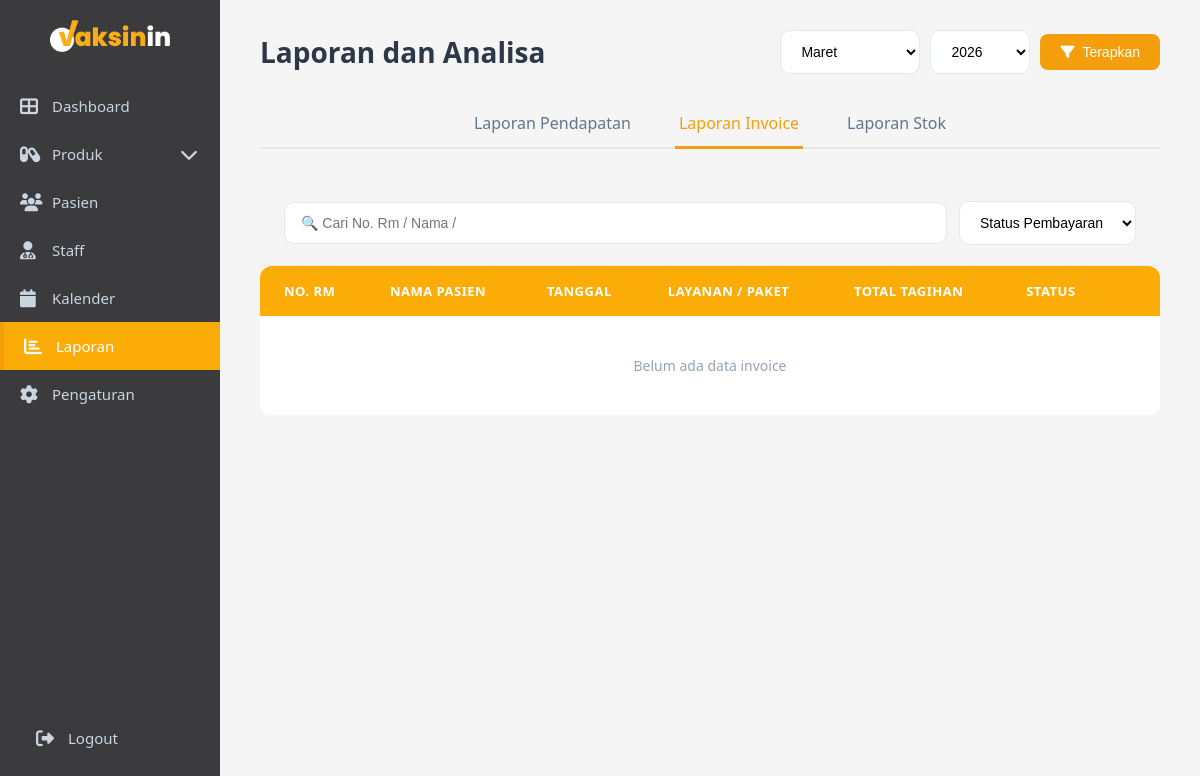
The page /admin/laporan.php?tab=invoice on the database as committed earlier.
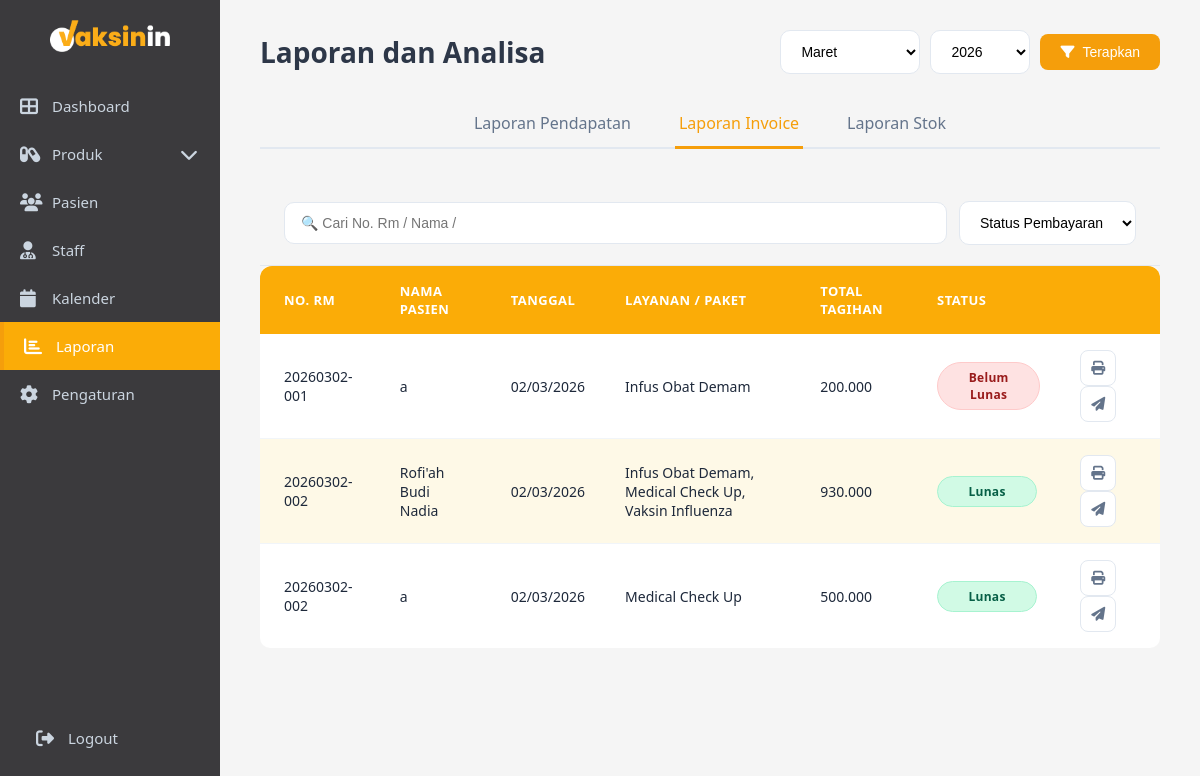
The same page on the database as committed later.
### tables this page shows
CREATE TABLE `bookings` (
  `id` int NOT NULL,
  `parent_id` int DEFAULT NULL,
  `patient_id` int NOT NULL,
  `service_type` enum('Home Service','In Clinic') NOT NULL,
  `nomor_antrian` varchar(20) NOT NULL,
  `tanggal_booking` date NOT NULL,
  `waktu_booking` time NOT NULL,
  `status` enum('pending','confirmed','completed','cancelled') DEFAULT 'pending',
  `catatan` text,
  `created_at` datetime NOT NULL,
  `updated_at` datetime DEFAULT CURRENT_TIMESTAMP ON UPDATE CURRENT_TIMESTAMP,
  `doctor_id` int DEFAULT NULL,
  `payment_status` enum('unpaid','paid') DEFAULT 'unpaid',
  `total_tagihan` decimal(15,2) DEFAULT '0.00',
  `tindakan_selesai` tinyint(1) DEFAULT '0'
);

CREATE TABLE `patients` (
  `id` int NOT NULL,
  `no_rekam_medis` varchar(20) NOT NULL,
  `nama_lengkap` varchar(100) NOT NULL,
  `nama_panggilan` varchar(50) DEFAULT NULL,
  `tanggal_lahir` date NOT NULL,
  `usia` int DEFAULT NULL,
  `kategori_usia` enum('Anak','Dewasa') NOT NULL,
  `jenis_kelamin` enum('L','P') NOT NULL,
  `nik` varchar(16) DEFAULT NULL,
  `paspor` varchar(20) DEFAULT NULL,
  `kebangsaan` varchar(50) DEFAULT 'Indonesia',
  `pekerjaan` varchar(100) DEFAULT NULL,
  `nama_wali` varchar(100) DEFAULT NULL,
  `riwayat_alergi` text,
  `riwayat_penyakit` text,
  `riwayat_obat` text,
  `pelayanan` varchar(50) NOT NULL,
  `created_at` timestamp NOT NULL DEFAULT CURRENT_TIMESTAMP,
  `updated_at` timestamp NOT NULL DEFAULT CURRENT_TIMESTAMP ON UPDATE CURRENT_TIMESTAMP
);

### admin/laporan.php (the view, shortened to what this page needs)
<?php
include "../config.php";
$current_page = 'laporan.php';
$bulan_filter = isset($_GET['bulan']) ? $_GET['bulan'] : date('n');
$tahun_filter = isset($_GET['tahun']) ? $_GET['tahun'] : date('Y');
$active_tab = isset($_GET['tab']) ? $_GET['tab'] : 'pendapatan';
if ($active_tab == 'invoice') {
    $search = isset($_GET['search']) ? $_GET['search'] : '';
    $sql_invoice = "SELECT
                        b.id,
                        b.nomor_antrian,
                        p.nama_lengkap,
                        b.tanggal_booking,
                        b.payment_status,
                        b.status,
                        (SELECT COALESCE(SUM(harga), 0) FROM booking_services WHERE booking_id = b.id) as total_tagihan,
                        (SELECT GROUP_CONCAT(DISTINCT s.nama_layanan SEPARATOR ', ')
                         FROM booking_services bs
                         JOIN services s ON bs.service_id = s.id
                         WHERE bs.booking_id = b.id) as layanan
                    FROM bookings b
                    JOIN patients p ON b.patient_id = p.id
                    WHERE b.status IN ('confirmed', 'completed')
                    AND MONTH(b.tanggal_booking) = $bulan_filter
                    AND YEAR(b.tanggal_booking) = $tahun_filter";
    $sql_invoice .= " ORDER BY b.tanggal_booking DESC LIMIT 100";
    $result_invoice = $conn->query($sql_invoice);
    if ($result_invoice) {
        $invoices = $result_invoice;
    } else {
        $invoices = null;
        error_log("Error query invoice: " . $conn->error);
    }
}
?>
<!DOCTYPE html>
<html lang="id">
<head>
    <link rel="stylesheet" href="css/admin.css">
    <link rel="stylesheet" href="css/sidebar-toggle.css">
    <link rel="stylesheet" href="css/laporan.css">
    <link rel="stylesheet" href="https://cdnjs.cloudflare.com/ajax/libs/font-awesome/6.4.0/css/all.min.css">
</head>
<body>
    <div class="sidebar">
        <div class="logo">
            <img src="vaksinin-logo.png" alt="Vaksinin" class="logo-full">
        </div>
        <nav class="nav-menu">
            <a href="dashboard.php" class="nav-item">
                <i class="fas fa-th-large"></i>
                <span>Dashboard</span>
            </a>
            <a href="javascript:void(0)"
                class="nav-item has-submenu <?= in_array($current_page, ['products.php','products_pelayanan.php','products_jasa.php']) ? 'active open' : '' ?>"
                onclick="toggleSubmenu(this)">
                <i class="fas fa-capsules"></i>
                <span>Produk</span>
                <i class="fas fa-chevron-down arrow"></i>
            </a>
            <a href="patients.php" class="nav-item">
                <i class="fas fa-users"></i>
                <span>Pasien</span>
            </a>
            <a href="staff.php" class="nav-item">
                <i class="fas fa-user-md"></i>
                <span>Staff</span>
            </a>
            <a href="calendar_setting.php" class="nav-item">
                <i class="fas fa-calendar"></i>
                <span>Kalender</span>
            </a>
            <a href="laporan.php" class="nav-item <?= $current_page == 'laporan.php' ? 'active' : '' ?>">
                <i class="fas fa-chart-bar"></i>
                <span>Laporan</span>
            </a>
            <a href="#" class="nav-item">
                <i class="fas fa-cog"></i>
                <span>Pengaturan</span>
            </a>
        </nav>
        <div class="sidebar-footer">
            <a href="logout.php" class="logout-btn">
                <i class="fas fa-sign-out-alt"></i>
                <span>Logout</span>
            </a>
        </div>
    </div>
    <div class="main-content">
        <div class="page-header">
            <h1>Laporan dan Analisa</h1>
            <div class="header-actions">
                <div class="date-filter">
                    <select class="filter-select bulan" id="bulan">
                        <option value="3" <?= $bulan_filter == 3 ? 'selected' : '' ?>>Maret</option>
                    </select>
                    <select class="filter-select tahun" id="tahun">
                        <?php for ($i = date('Y'); $i >= date('Y') - 5; $i--): ?>
                            <option value="<?= $i ?>" <?= $tahun_filter == $i ? 'selected' : '' ?>><?= $i ?></option>
                        <?php endfor; ?>
                    </select>
                    <button class="btn-filter-apply" onclick="applyFilter()">
                        <i class="fas fa-filter"></i> Terapkan
                    </button>
                </div>
            </div>
        </div>
        <div class="report-tabs">
            <a href="?tab=pendapatan" class="report-tab <?= $active_tab == 'pendapatan' ? 'active' : '' ?>">
                Laporan Pendapatan
            </a>
            <a href="?tab=invoice" class="report-tab <?= $active_tab == 'invoice' ? 'active' : '' ?>">
                Laporan Invoice
            </a>
            <a href="?tab=stok" class="report-tab <?= $active_tab == 'stok' ? 'active' : '' ?>">
                Laporan Stok
            </a>
        </div>
        <?php if ($active_tab == 'invoice'): ?>
            <div class="report-table-container">
                <div class="filter-bar">
                    <input type="text"
                           class="search-input"
                           placeholder="🔍 Cari No. Rm / Nama /"
                           value="<?= htmlspecialchars($search ?? '') ?>"
                           onchange="window.location.href='?tab=invoice&search='+this.value">
                    <select class="filter-select" onchange="window.location.href='?tab=invoice&status_filter='+this.value">
                        <option value="">Status Pembayaran</option>
                    </select>
                </div>
                <table class="report-table">
                    <thead>
                        <tr>
                            <th>No. Rm</th>
                            <th>Nama Pasien</th>
                            <th>Tanggal</th>
                            <th>Layanan / Paket</th>
                            <th>Total Tagihan</th>
                            <th>Status</th>
                            <th></th>
                        </tr>
                    </thead>
                    <tbody>
                        <?php if ($invoices && $invoices->num_rows > 0): ?>
                            <?php while ($invoice = $invoices->fetch_assoc()): ?>
                                <tr>
                                    <td><?= htmlspecialchars($invoice['nomor_antrian'] ?? $invoice['id']) ?></td>
                                    <td><?= htmlspecialchars($invoice['nama_lengkap']) ?></td>
                                    <td><?= date('d/m/Y', strtotime($invoice['tanggal_booking'])) ?></td>
                                    <td><?= htmlspecialchars($invoice['layanan']) ?></td>
                                    <td><?= number_format($invoice['total_tagihan'], 0, ',', '.') ?></td>
                                    <td>
                                        <?php
                                        $payment_status = $invoice['payment_status'] ?? 'unpaid';
                                        $booking_status = $invoice['status'] ?? 'pending';
                                        if ($payment_status == 'paid' && $booking_status == 'completed') {
                                            $status_class = 'status-lunas';
                                            $status_text = 'Lunas';
                                        } else {
                                            $status_class = 'status-belum-lunas';
                                            $status_text = 'Belum Lunas';
                                        }
                                        ?>
                                        <span class="status-badge <?= $status_class ?>"><?= $status_text ?></span>
                                    </td>
                                    <td>
                                        <button class="btn-icon" onclick="printInvoice(<?= $invoice['id'] ?>)" title="Print Invoice">
                                            <i class="fas fa-print"></i>
                                        </button>
                                        <button class="btn-icon" onclick="sendInvoice(<?= $invoice['id'] ?>)" title="Send">
                                            <i class="fas fa-paper-plane"></i>
                                        </button>
                                    </td>
                                </tr>
                            <?php endwhile; ?>
                        <?php else: ?>
                            <tr>
                                <td colspan="7" style="text-align: center; padding: 40px; color: #94a3b8;">
                                    Belum ada data invoice
                                </td>
                            </tr>
                        <?php endif; ?>
                    </tbody>
                </table>
            </div>
        <?php endif; ?>
    </div>
</body>
</html>

### admin/css/admin.css (style rules this page uses)
* { margin: 0; padding: 0; box-sizing: border-box; }
body { font-family: 'Segoe UI', Tahoma, Geneva, Verdana, sans-serif; background: #f5f5f5; display: flex; min-height: 100vh; }
.main-content { margin-left: 220px; flex: 1; padding: 30px 40px; background: #f5f5f5; }
.page-header { margin-bottom: 25px; }
.page-header h1 { font-size: 28px; color: #2d3748; font-weight: 600; }
.filters select, .filter-select { padding: 8px 16px; border: 1px solid #d1d5db; border-radius: 6px; background: white; font-size: 14px; cursor: pointer; transition: border-color 0.2s; }
.status-badge { display: inline-block; padding: 5px 12px; border-radius: 12px; font-size: 12px; font-weight: 500; }

### admin/css/sidebar-toggle.css (style rules this page uses)
.sidebar { width: 220px; background: #3b3a3d; color: white; padding: 20px 0; position: fixed; height: 100vh; left: 0; top: 0; transition: width 0.3s ease; display: flex; flex-direction: column; }
.sidebar .logo { padding: 0 20px 30px; text-align: center; cursor: pointer; transition: all 0.3s ease; display: flex; justify-content: center; align-items: center; }
.sidebar .logo img { max-width: 120px; border-radius: 8px; transition: all 0.3s ease; margin: 0 auto; }
.sidebar .logo .logo-full { display: block; }
.nav-menu { padding: 0; }
.nav-item { display: flex; align-items: center; gap: 12px; padding: 14px 20px; color: #cbd5e0; text-decoration: none; transition: all 0.3s; font-size: 15px; position: relative; }
.nav-item i { font-size: 18px; width: 20px; min-width: 20px; transition: all 0.3s ease; }
.nav-item span { opacity: 1; transition: opacity 0.3s ease, width 0.3s ease; white-space: nowrap; }
.nav-item.active { background: #fbac07; color: white; border-left: 4px solid #f59e0b; }
.nav-item .arrow { margin-left: auto; transition: transform 0.3s; }
.sidebar-footer { margin-top: auto; padding: 20px; }
.logout-btn { display: flex; align-items: center; gap: 12px; padding: 12px 16px; color: #cbd5e0; text-decoration: none; border-radius: 8px; transition: all 0.3s; font-size: 15px; }
.logout-btn i { font-size: 18px; min-width: 20px; }
.main-content { margin-left: 220px; transition: margin-left 0.3s ease; width: calc(100% - 220px); }

Rows that differ between the two databases and show on the page:
added bookings: nomor_antrian "20260302-001", patient.nama_lengkap "a", tanggal_booking "02/03/2026", layanan "Infus Obat Demam", total_tagihan "200.000", payment_status "Belum Lunas"
added bookings: nomor_antrian "20260302-002", patient.nama_lengkap "Rofi'ah Budi Nadia", tanggal_booking "02/03/2026", layanan "Infus Obat Demam, Medical Check Up, Vaksin Influenza", total_tagihan "930.000", status_text "Lunas"
added bookings: nomor_antrian "20260302-002", patient.nama_lengkap "a", tanggal_booking "02/03/2026", layanan "Medical Check Up", total_tagihan "500.000", status_text "Lunas"
Other text that changed with them:
text no longer shown: "Belum ada data invoice"
